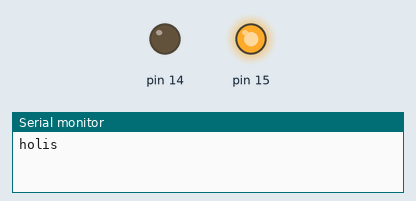
Simulated run of this sketch. Board: Arduino Uno, built with avr-gcc and run on an emulated ATmega328P. On the bench: output pins drawn as LEDs (lit = HIGH), the last lines printed to the serial monitor.

Above: at 0.1 s.
At 1.6 s:
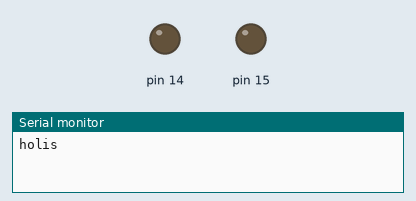
At 19.6 s:
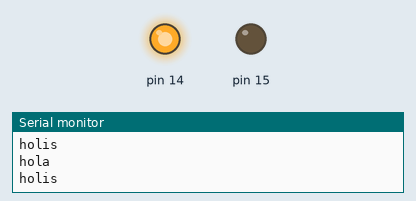
At 39.1 s:
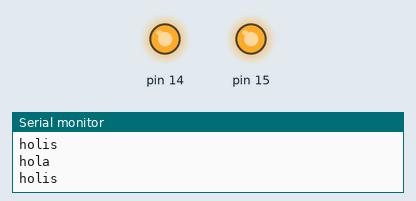
Timing chart, 0 to 40.0 s (numbered marks = the images above):
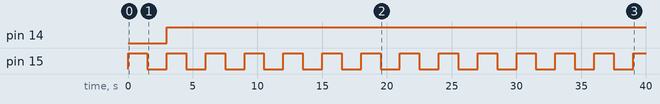

The sketch:

ledsLibs.ino
```cpp
/*
ESTA ES UN LIBRERIA PROGRAMADA PARA PRUEBAS DE TRABAJO CON CLASES
*/

#include <ledsLibs.h>

// Variable global para ser recuperada desde clase y asignar el valor a variable privada valorMensaje de clase
String mensaje;

// Instancio la clase
ledsLibs encender;

void setup() {
	Serial.begin(9600);

}

void loop() {

	// Cambio valor de mensaje
	mensaje = "holis";

	// Paso el valor de mensaje a la clase
	encender.mensajes(mensaje);

  	// Parpadeo de led en pin 15
  	encender.parpadear(15,1500);

  	// Led en pin 14 estático
  	encender.estatico(14);

  	// Cambio nuevamente el valor de mensaje
  	mensaje = "hola";
  	encender.mensajes(mensaje);


}
```

ledLibs.cpp
```cpp
#include <ledsLibs.h>

ledsLibs::ledsLibs(){}

// Funcion para parpadeo de led
void ledsLibs::parpadear(int pin, int time){

	// Setea el pin en modo salida
	pinMode(pin, OUTPUT);

	// Enciende y apaga
	digitalWrite(pin, HIGH);
	delay(time);
	digitalWrite(pin, LOW);
	delay(time);
}

// Funcion para encendido estatico
void ledsLibs::estatico(int pin){

	// Setea el pin en modo salida
	pinMode(pin, OUTPUT);

	// Enciende de manera estatica
	digitalWrite(pin, HIGH);
}

// Funcion de prueba para accesar a valores de variables globales
void ledsLibs::mensajes(String mensaje){

	valorMensaje = mensaje;
	Serial.println(valorMensaje);
}
```

ledsLibs.h
```cpp
#ifndef LEDSLIBS_H
#define LEDSLIBS_H

#include <Arduino.h>

class ledsLibs
{
public:
	ledsLibs();

	// Parpadeo
	void parpadear(int pin, int time);

	// Encendido statico
	void estatico(int pin);

	// Metodo para guardar valor de mensaje y recuperar el valor de una variable global
	void mensajes(String mensaje);

private:
	// Variable privada para asignar el valor de la global
	String valorMensaje;
};

#endif
```

Measured:
- by itself, pin 14: LOW → HIGH at 3.0 s
- by itself, pin 15: alternates HIGH for 1.5 s and LOW for 1.5 s
